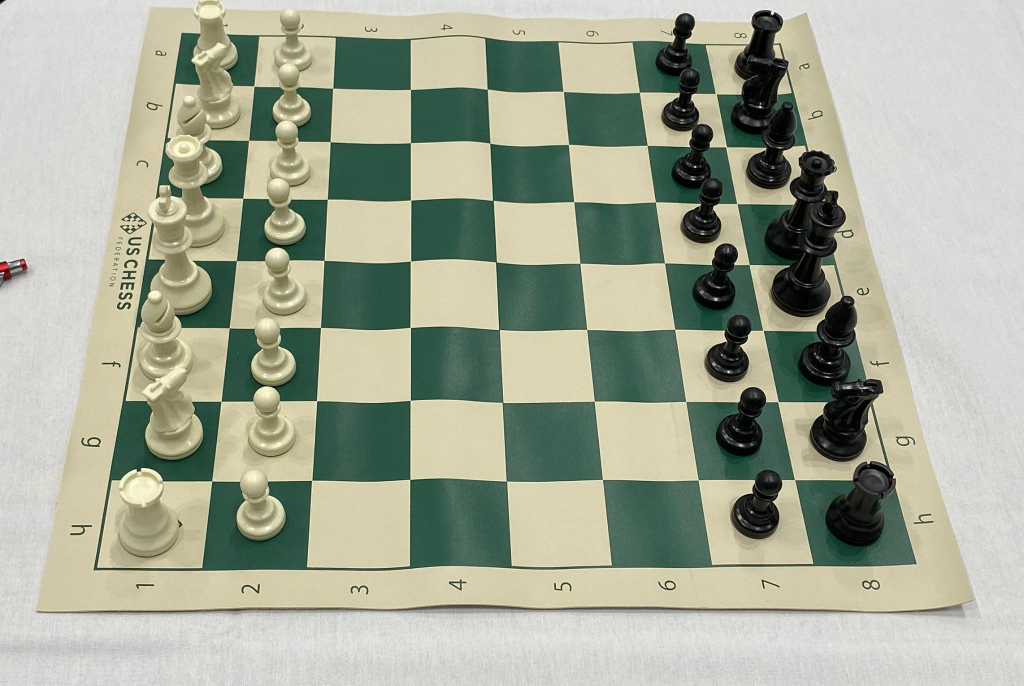
#> input picture train/03d3ff4582c8125d69c19a72f846bec8_jpg.rf.c4c2b8da2df7fad6565ec5a1ab9453a2.jpg, 2048 x 1371 px, given in place of 76ed2def75c358f3_jpg.rf.06d058407b83ba70ad2e41656d9d2195.jpg, which was not available (shown at 1/2 size)
$ python corners.py
#> lines starting #> are read from the running program, lines starting #| are printed output that depends on the picture; after the words box and inside, x2 and y2 are one past the last pixel; in counts of white or black regions, pixels touching at a corner belong together; pictures that were not available may be replaced by others from this repository, and a replacement may not be noted
import json
import glob
import os
import cv2
import numpy as np
import copy
import sys
corners=[[ 355, 112 ],[1576, 118 ], [  1868, 1206 ], [184, 1228]]
with open('train/_annotations.createml.json') as f:
#> (reads train/_annotations.createml.json from the repository)
    labels = json.load(f)

newLabels=[]
template=[]
for i,label in enumerate(labels):

    file = label["image"]
    fileName= os.path.join("train",file)
    image=cv2.imread(fileName)
#> image is the input picture: shape (1371, 2048, 3); mean B, G, R 151.6, 169.5, 164.3
    for j in range(4):
        cv2.imwrite(os.path.join('corners',"corner"+str(j+1)+".png"),image[corners[j][1]-8:corners[j][1]+8,corners[j][0]-8:corners[j][0]+8])
    break
for i,label in enumerate(labels):

    file = label["image"]
    fileName= os.path.join("train",file)
    image=cv2.imread(fileName)
    for j in range(4):
        template = cv2.imread(os.path.join('corners',"corner"+str(j+1)+".png"))
        res = cv2.matchTemplate(image,template,cv2.TM_SQDIFF_NORMED)
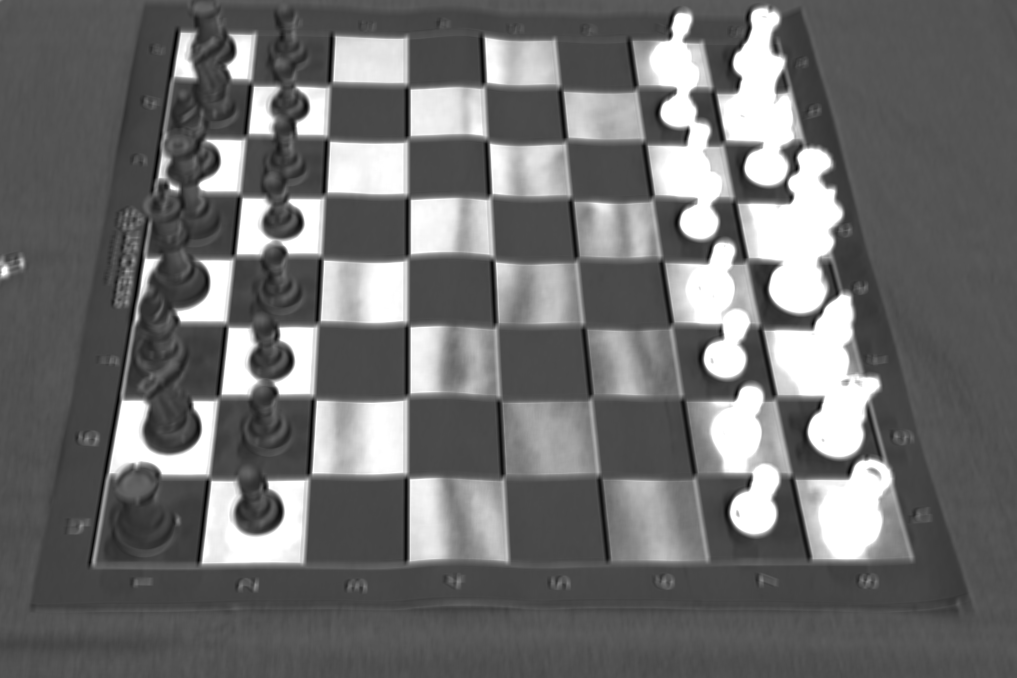
#> res: shape (1356, 2033) float32 (shown at 1/2 size); min 0, max 1, mean 0.437
        minVal, maxVal, minLoc, maxLoc = cv2.minMaxLoc(res)
#> minVal = 0; maxVal = 1; minLoc = (347, 104); maxLoc = (1519, 18)
        x,y = minLoc
#> x = 347; y = 104
        cv2.rectangle(image,(x,y),(x+10,y+10),(0,255,255),2)
#> image: shape (1371, 2048, 3); under 0.01% of pixels changed, all inside (x1, y1, x2, y2) = (346, 103, 359, 116)
    cv2.imwrite(os.path.join('corners',str(i)+".png"),image)
#> pass 2 of the loop `for i,label in enumerate(labels):`:
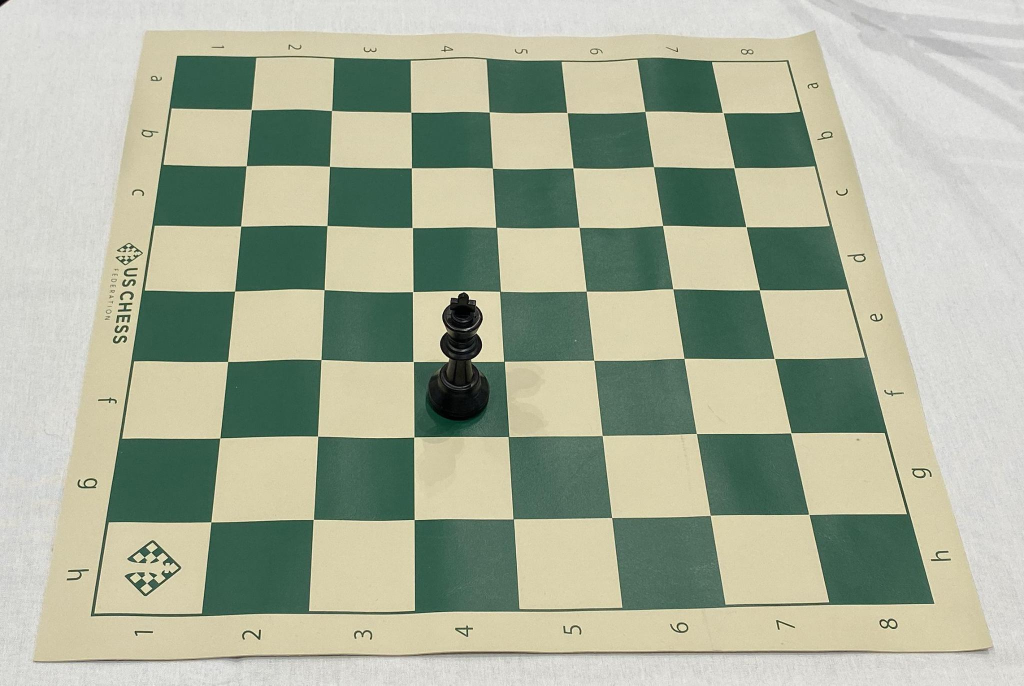
#> input picture train/0cf670506bf9e0fe587647cd62caa232_jpg.rf.411e40b679800ecff1e2c440035e3722.jpg, 2048 x 1371 px, given in place of 13796f3f627993ef_jpg.rf.0a8e65da4f29d2a28325d3f020988eaf.jpg, which was not available (shown at 1/2 size)
#> image is the input picture: shape (1371, 2048, 3); mean B, G, R 155.3, 176, 169.3
#> `res = cv2.matchTemplate(image,template,cv2.TM_SQDIFF_NORMED)`:
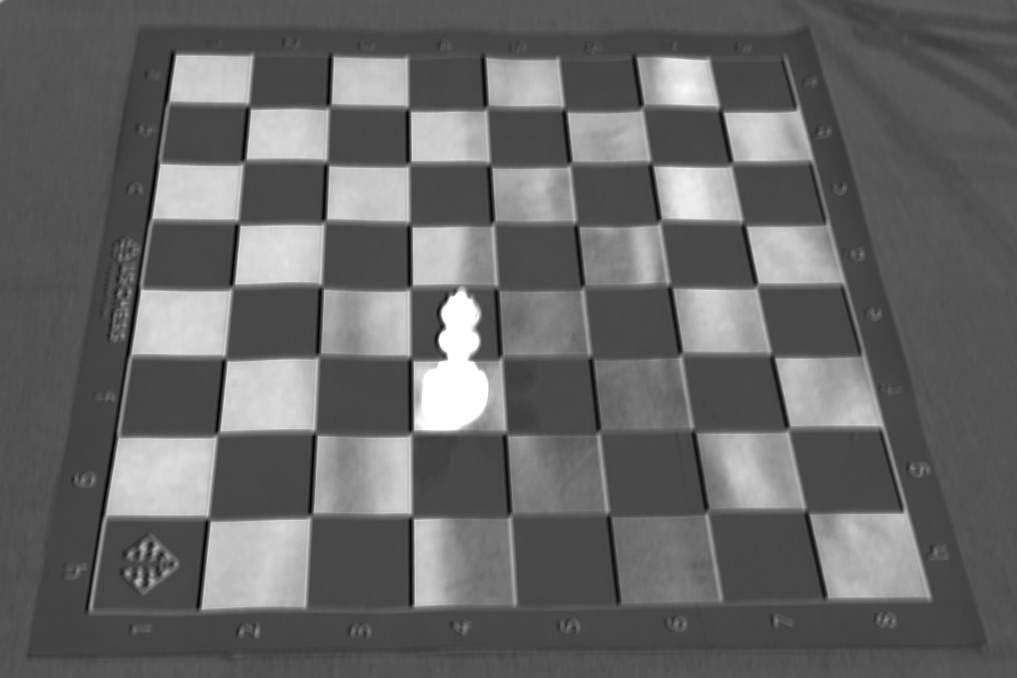
#> res: shape (1356, 2033) float32 (shown at 1/2 size); min 0.00307, max 1, mean 0.406
#> minVal = 0.00307; minLoc = (338, 153); maxLoc = (917, 584)
#> x = 338; y = 153
#> image: shape (1371, 2048, 3); under 0.01% of pixels changed, all inside (x1, y1, x2, y2) = (337, 152, 350, 165)
#> (the run stopped early here; a loop or call above may not have finished)
